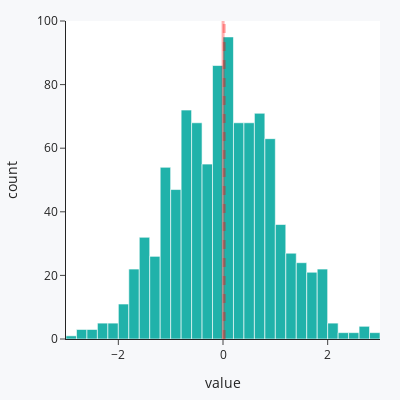

The cell this chart's notebook holds for it:
### Code cell
fig01 = px.histogram(normal_dist, color_discrete_sequence=['lightseagreen'])
fig01.add_vline(x=np.mean(normal_dist), line_width=3,  line_color="red")
fig01.add_vline(x=np.median(normal_dist), line_width=3, line_dash="dash", line_color="red")
fig01.update_layout(width=400, height=400, template = 'simple_white',
                    paper_bgcolor="#f7f8fa", margin=dict(l=20, r=20, t=20, b=20),
                    showlegend=False)

### Figure 1 — Plotly figure (JSON) as saved in the notebook; plotly's stock layout.template omitted (floating-point values rounded to 4 significant figures; data arrays with more than 128 entries replaced by an {"elided": "..."} marker saying what was removed)
{"data": [{"alignmentgroup": "True", "bingroup": "x", "hovertemplate": "variable=0<br>value=%{x}<br>count=%{y}<extra></extra>", "legendgroup": "0", "marker": {"color": "lightseagreen", "pattern": {"shape": ""}}, "name": "0", "offsetgroup": "0", "orientation": "v", "showlegend": true, "type": "histogram", "x": {"elided": "1000 float values"}, "xaxis": "x", "yaxis": "y"}], "layout": {"barmode": "relative", "height": 400, "legend": {"title": {"text": "variable"}, "tracegroupgap": 0}, "margin": {"b": 20, "l": 20, "r": 20, "t": 20}, "paper_bgcolor": "#f7f8fa", "shapes": [{"line": {"color": "red", "width": 3}, "type": "line", "x0": 0.001707, "x1": 0.001707, "xref": "x", "y0": 0, "y1": 1, "yref": "y domain"}, {"line": {"color": "red", "dash": "dash", "width": 3}, "type": "line", "x0": 0.02394, "x1": 0.02394, "xref": "x", "y0": 0, "y1": 1, "yref": "y domain"}], "showlegend": false, "width": 400, "xaxis": {"anchor": "y", "domain": [0, 1], "title": {"text": "value"}}, "yaxis": {"anchor": "x", "domain": [0, 1], "title": {"text": "count"}}}}
